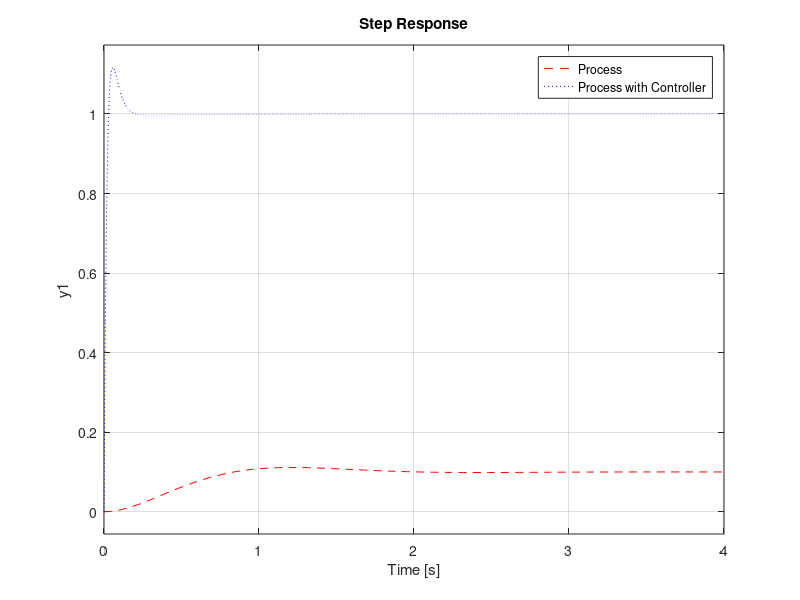
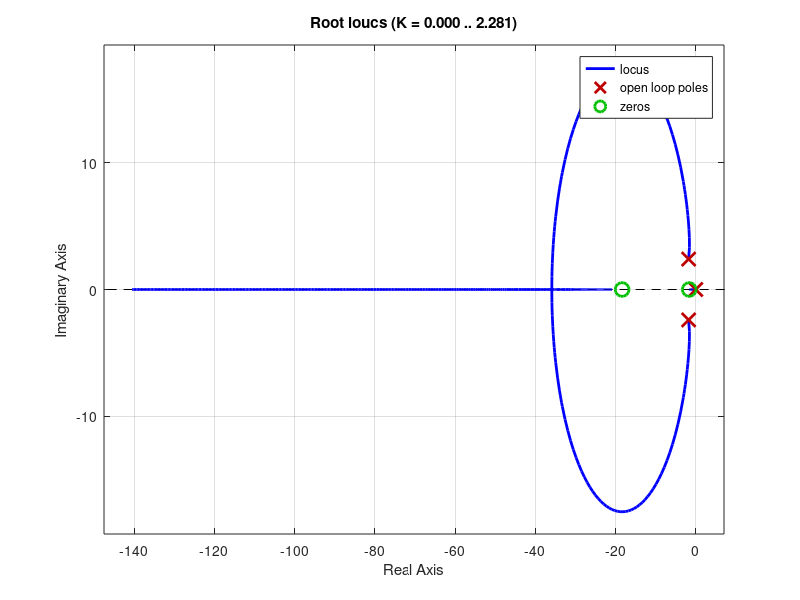
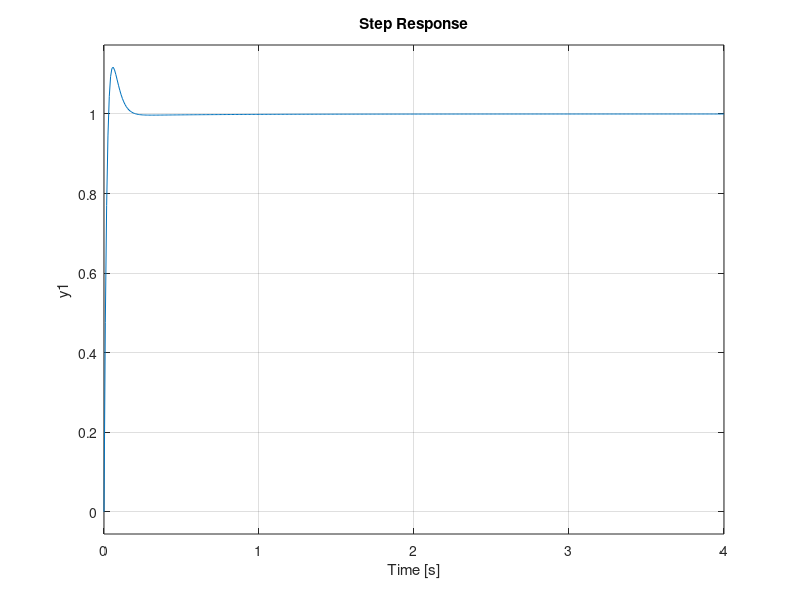

The MATLAB script that drew these images, in order:
% function [CLsys] =openloop
clear all;
close all;

n1 = 6.72*10.4*[1 20 30];
d1 = [1 0];
C = tf(n1, d1);
n2 = [1];
d2 = [1 3.6 9];
P = tf(n2, d2);
OLsys = C*P;

CLsys = feedback(C*P, 1);
step(P/(1+P), 'r--', CLsys, 'b:');
legend("Process", "Process with Controller");
figure;
rlocus(C*P);

figure;
step(CLsys);
